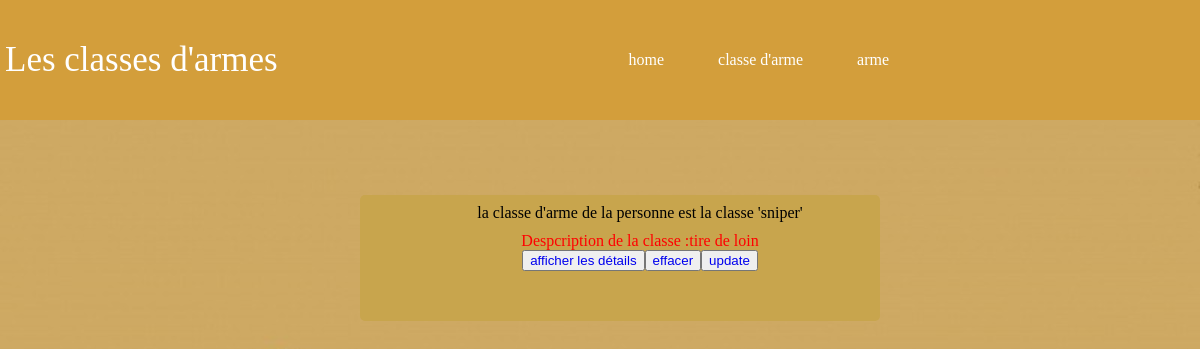
/bibliotheque/, run on an earlier commit of the app's database.
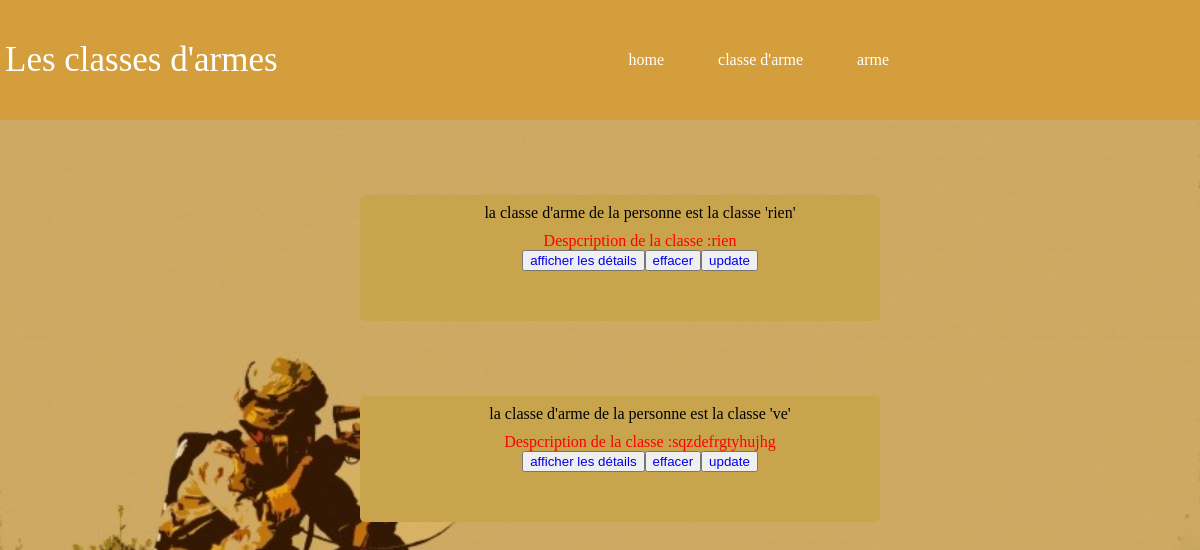
And on a later commit of the database.
### bibliotheque/models.py (models this page shows, shortened)
class Classe(models.Model):
    titre = models.CharField(max_length=100)
    resume = models.TextField(null = True, blank = True)

### bibliotheque/views.py (the view)
# urls.py: 2. Add a URL to urlpatterns:  path('', views.home, name='home')
def home(request):
    liste = list(models.Classe.objects.all())
    return render(request, 'bibliotheque/home.html', {'liste': liste})

### bibliotheque/templates/bibliotheque/home.html (shortened to what this page needs)
{% extends "bibliotheque/main.html" %}
{% block content %}
        {% for l in liste %}
    <ul class="global_descip">
            <li> la classe d'arme de la personne est la classe '{{l.titre}}' </li>
             <li class="descrip"> Despcription de la classe :{{l.resume}} </li>
            <li> <button name="aff"><a href="affiche/{{l.id}}"> afficher les détails  </a></button> <button name="supp"><a href="delete/{{l.id}}"> effacer  </a></button>
                <button name="upd"><a href="update/{{l.id}}"> update </a></button></li>
    </ul>
        {%endfor%}
{% endblock %}

### bibliotheque/templates/bibliotheque/main.html (shortened to what this page needs)
<!DOCTYPE html>
<html lang="en">
<head>
    {% load static %}
    <link rel="stylesheet" href="{% static 'bibliotheque/style.css' %}">
</head>
<body>
     <nav class="oriantationpage">
         <div class="Lesclassesdarmes">Les classes d'armes</div>
         <ul class="onglet" id="list">
            <li class="list"><a href="/bibliotheque/">home</a></li>
            <li class="list"> <a href="/bibliotheque/ajout/">classe d'arme</a></li>
            <li class="list"><a href="/bibliotheque/ajout2/">arme</a></li>
            </ul>
          </nav>
      {% block content %}
      {% endblock %}
</body>
</html>

### bibliotheque/static/bibliotheque/style.css (style rules this page uses)
body { background-image: url(04045_800x480.jpg); background-size:cover; width: 100%; padding: 0%; margin: 0%; }
html { scroll-behavior: smooth; margin:0; }
nav { position: sticky; top: 0; }
a { text-decoration: none; }
.oriantationpage { background-color:#D39E3B ; display:flex; justify-content:space-between; align-items:center; }
.list { list-style-type:none; }
.onglet .list { display:inline-block; padding:35px 25px; }
.oriantationpage a { color:white; transition:0.3s; }
li { display:flex; justify-content:center; align-items:center; }
.descrip { padding-top:10px; color:red; }
.global_descip { padding-top:9px; background-color:#C8A54D; display:flex; margin-left:30%; justify-content:center; flex-direction:column; align-items:center; margin-top:75px; width:40vw; border-radius:5px; padding-bottom: 50px; }
.Lesclassesdarmes { color:white; font-size:35px; font-family : 'PT Serif', serif ; padding-left:5px; }
li button { align-items:center; }

What changed in the data, as far as the page shows it:
removed Classe: titre "sniper", resume "tire de loin"
added Classe: titre "rien", resume "rien"
added Classe: titre "ve", resume "sqzdefrgtyhujhg"
